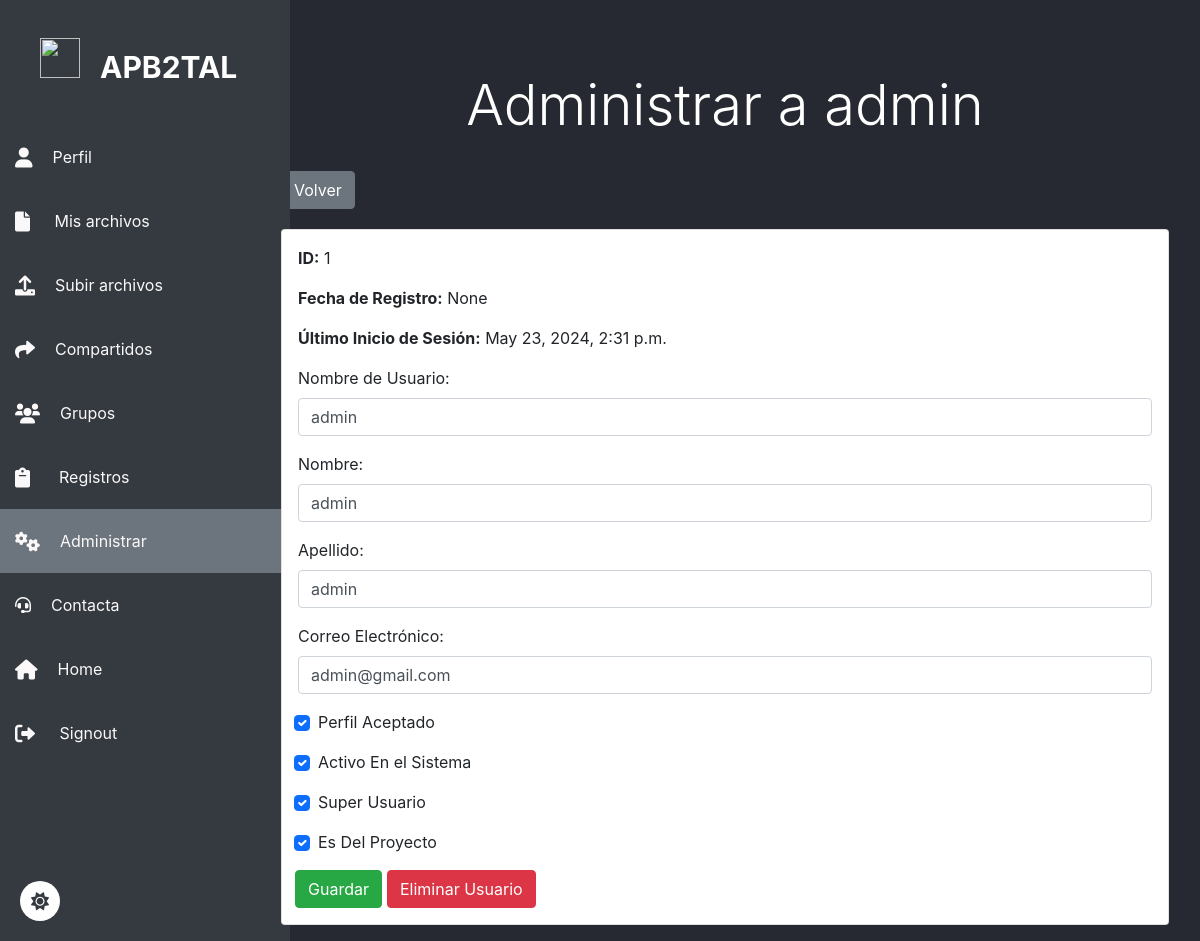
The page /administrar/usuarios/1/ (signed in) on the database as committed earlier.
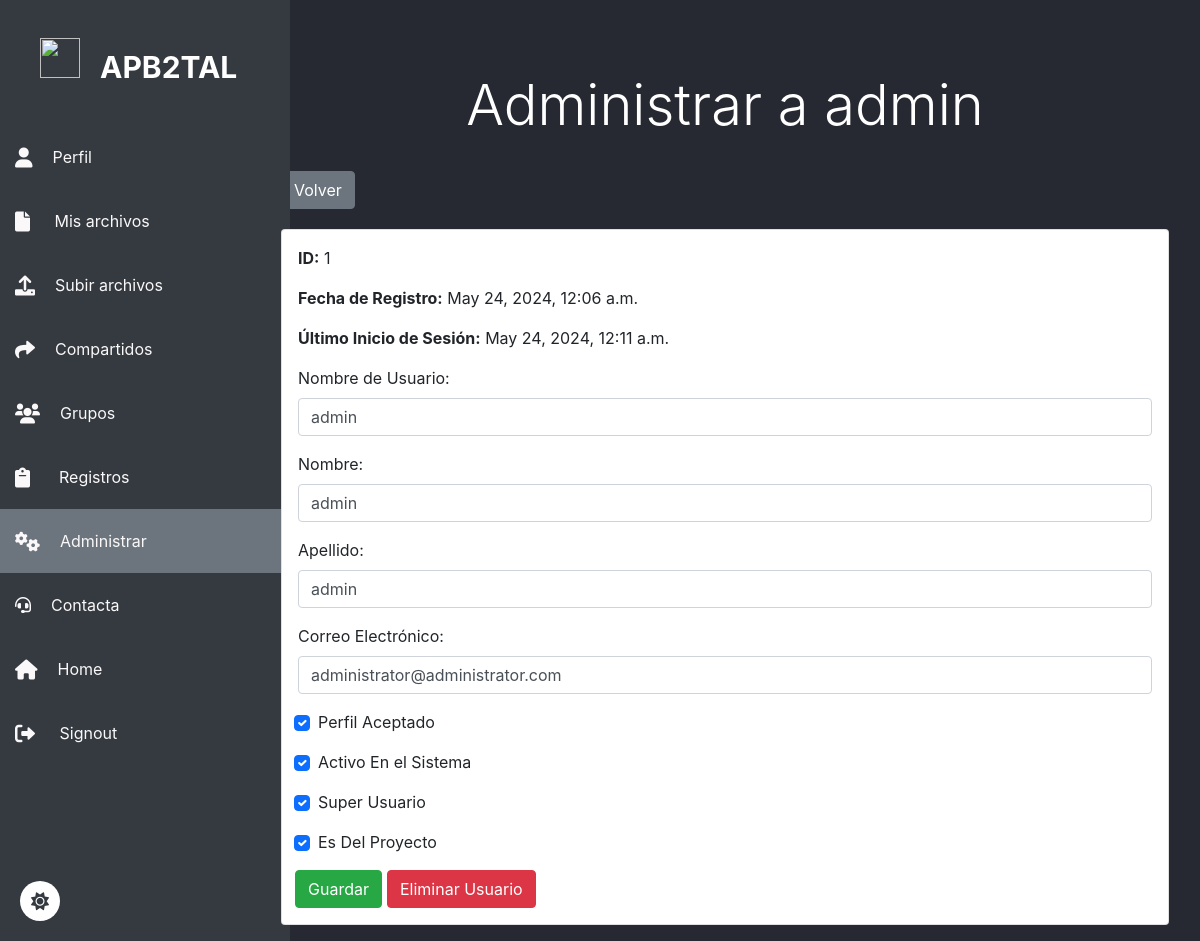
The same page on the database as committed later.
### archivos/models.py (models this page shows, shortened)
class CustomUser(AbstractUser):
    is_accepted = models.BooleanField(
        _("accept status"),
        default=False,
        help_text=_("Designates whether this user is accepted."),
    )
    edad = models.IntegerField(default=0, null=True, blank=True)

### archivos/views.py (the view, shortened to what this page needs)
# urls.py: path('administrar/usuarios/<int:id>/', views.admi_usuario, name='admi_usuario'),
@accepted_user_required
@user_passes_test(is_staff)
@login_required
def admi_usuario(request, id):
    usuario = get_object_or_404(CustomUser, id=id)
    return render(request, 'admi_usuario.html', {'usuario': usuario})

### archivos/views.py (called while the page is built)
def accepted_user_required(view_func):
    decorated_view_func = user_passes_test(
        lambda user: user.is_authenticated and user.is_accepted,
        login_url='/perfil'  # Redirige a la página de perfil si el usuario no tiene is_accepted
    )(view_func)
    return decorated_view_func

def is_staff(user):
    return user.is_authenticated and user.is_staff

### archivos/templates/admi_usuario.html (shortened to what this page needs)
{% extends 'baseusuario.html' %}
{% block content %}
<div class="container">
  <h2 class="text-center display-4 py-4 mt-5">Administrar a {{ usuario.username }}</h2>
  <a href="/administrar/usuarios/" class="btn btn-secondary mb-1 ml-3">Volver</a>
    <div class="card p-3 m-3">
        <p><strong>ID:</strong> {{ usuario.id }}</p>
        <p><strong>Fecha de Registro:</strong> {{ usuario.date_joined }}</p>
        <p><strong>Último Inicio de Sesión:</strong> {{ usuario.last_login }}</p>
        <form method="post" enctype="multipart/form-data">
        <div class="form-group">
            <label for="username">Nombre de Usuario:</label>
            <input type="text" class="form-control" id="username" name="username" value="{{ usuario.username }}">
        </div>
        <div class="form-group">
            <label for="first_name">Nombre:</label>
            <input type="text" class="form-control" id="first_name" name="first_name" value="{{ usuario.first_name }}">
        </div>
        <div class="form-group">
            <label for="last_name">Apellido:</label>
            <input type="text" class="form-control" id="last_name" name="last_name" value="{{ usuario.last_name }}">
        </div>
        <div class="form-group">
            <label for="email">Correo Electrónico:</label>
            <input type="email" class="form-control" id="email" name="email" value="{{ usuario.email }}">
        </div>
        <div class="row">
          <div class="col-md-8">
              <div class="form-group">
                  <div class="form-check">
                      <input type="checkbox" class="form-check-input" id="is_accepted" name="is_accepted" {% if usuario.is_accepted %} checked="yes" {% endif %}>
                      <label class="form-check-label" for="is_accepted">Perfil Aceptado</label>
                  </div>
              </div>
              <div class="form-group">
                  <div class="form-check">
                      <input type="checkbox" class="form-check-input" id="is_active" name="is_active" {% if usuario.is_active %}checked{% endif %}>
                      <label class="form-check-label" for="is_active">Activo En el Sistema</label>
                  </div>
              </div>
              <div class="form-group">
                  <div class="form-check">
                      <input type="checkbox" class="form-check-input" id="is_superuser" name="is_superuser" {% if usuario.is_superuser %}checked{% endif %}>
                      <label class="form-check-label" for="is_superuser">Super Usuario</label>
                  </div>
              </div>
              <div class="form-group">
                  <div class="form-check">
                      <input type="checkbox" class="form-check-input" id="is_staff" name="is_staff" {% if usuario.is_staff %}checked{% endif %}>
                      <label class="form-check-label" for="is_staff">Es Del Proyecto</label>
                  </div>
              </div>
          </div>
          <div style="display: flex; justify-content: flex-start;">
            <button type="submit" class="btn btn-success">Guardar</button>
            <button type="submit" class="btn btn-danger" name="eliminar" style="margin-left: 5px;">Eliminar Usuario</button>
        </div>
{% endblock %}

Rows that differ between the two databases and show on the page:
changed CustomUser "admin": date_joined "None" → "May 24, 2024, 12:06 a.m."; last_login "May 23, 2024, 2:31 p.m." → "May 24, 2024, 12:11 a.m."; email "admin@gmail.com" → "administrator@administrator.com"
